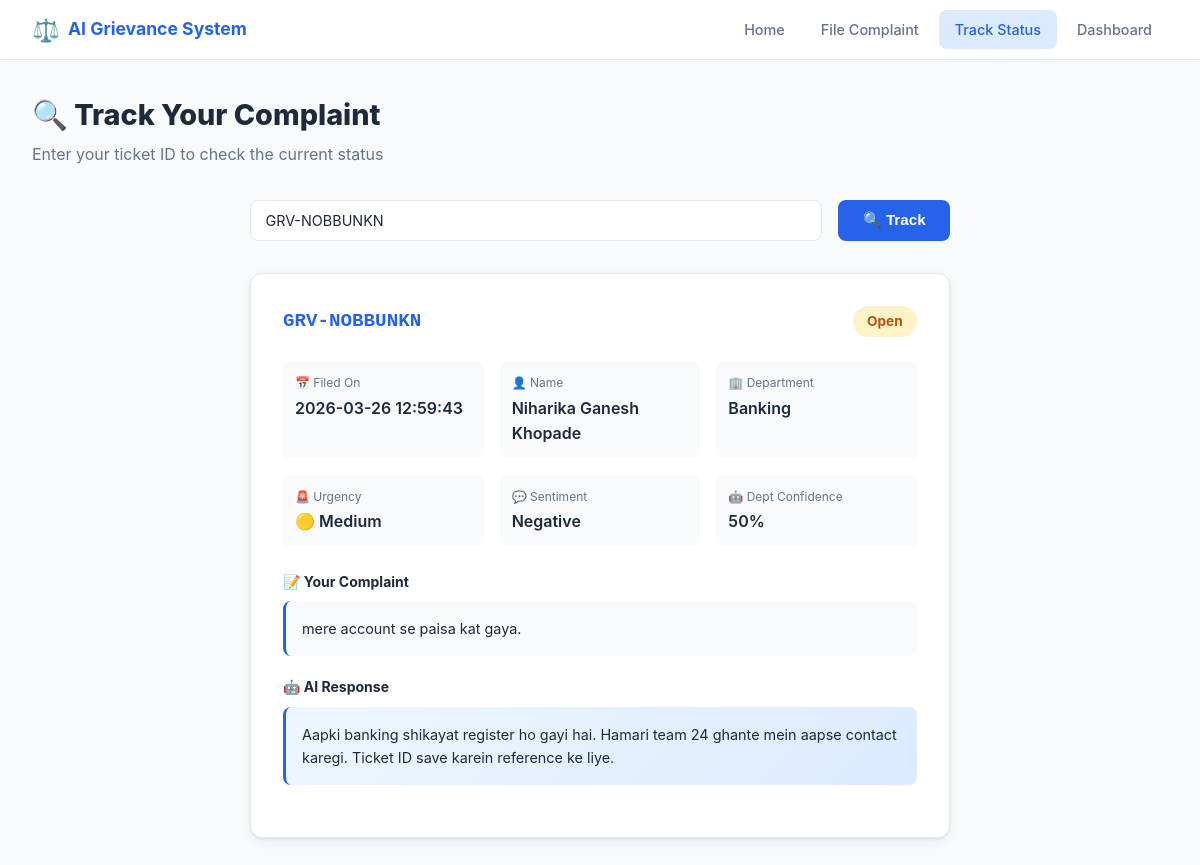
/track?id=GRV-NOBBUNKN, run on the app's committed database.
### tables this page shows
CREATE TABLE grievances (
            id INTEGER PRIMARY KEY AUTOINCREMENT,
            ticket_id TEXT UNIQUE,
            name TEXT,
            email TEXT,
            phone TEXT,
            raw_text TEXT,
            department TEXT,
            dept_confidence INTEGER,
            sentiment TEXT,
            urgency TEXT,
            is_abusive INTEGER,
            auto_response TEXT,
            status TEXT DEFAULT 'Open',
            created_at TEXT
        );

### app.py (the view)
@app.route("/track")
def track():
    ticket_id = request.args.get("id", "")
    grievance = None
    if ticket_id:
        grievance = get_grievance_by_ticket(ticket_id)
    return render_template("track.html", grievance=grievance, ticket_id=ticket_id)

### app.py (called while the page is built)
def get_grievance_by_ticket(ticket_id: str):
    conn = sqlite3.connect(DB_PATH)
    conn.row_factory = sqlite3.Row
    c = conn.cursor()
    c.execute("SELECT * FROM grievances WHERE ticket_id = ?", (ticket_id,))
    row = c.fetchone()
    conn.close()
    return dict(row) if row else None

### templates/track.html (shortened to what this page needs)
<!DOCTYPE html>
<html lang="en">
<head>
<link rel="stylesheet" href="{{ url_for('static', filename='css/style.css') }}">
</head>
<body>
<nav class="navbar">
  <div class="nav-brand">
    <a href="/" style="text-decoration:none;color:inherit;display:flex;align-items:center;gap:0.5rem">
      <span class="nav-logo">⚖️</span><span>AI Grievance System</span>
    </a>
  </div>
  <div class="nav-links">
    <a href="/">Home</a>
    <a href="/submit">File Complaint</a>
    <a href="/track" class="active">Track Status</a>
    <a href="/dashboard">Dashboard</a>
  </div>
</nav>
<div class="page-container">
  <div class="page-header">
    <h1>🔍 Track Your Complaint</h1>
    <p>Enter your ticket ID to check the current status</p>
  </div>
  <div class="track-container">
    <div class="track-search">
      <input type="text" id="ticket-input" placeholder="Enter Ticket ID (e.g. GRV-AB12CD34)"
             class="form-input" value="{{ ticket_id }}"
             onkeydown="if(event.key==='Enter') searchTicket()">
      <button class="btn btn-primary" onclick="searchTicket()">🔍 Track</button>
    </div>
    {% if grievance %}
    <div class="track-result">
      <div class="tr-header">
        <div class="tr-ticket">{{ grievance.ticket_id }}</div>
        <div class="tr-status status-{{ grievance.status.lower().replace(' ', '-') }}">{{ grievance.status }}</div>
      </div>
      <div class="tr-grid">
        <div class="tr-item">
          <div class="tri-label">📅 Filed On</div>
          <div class="tri-value">{{ grievance.created_at }}</div>
        </div>
        <div class="tr-item">
          <div class="tri-label">👤 Name</div>
          <div class="tri-value">{{ grievance.name }}</div>
        </div>
        <div class="tr-item">
          <div class="tri-label">🏢 Department</div>
          <div class="tri-value">{{ grievance.department }}</div>
        </div>
        <div class="tr-item">
          <div class="tri-label">🚨 Urgency</div>
          <div class="tri-value urgency-{{ grievance.urgency }}">
            {% if grievance.urgency == 'high' %}🔴{% elif grievance.urgency == 'medium' %}🟡{% else %}🟢{% endif %}
            {{ grievance.urgency | title }}
          </div>
        </div>
        <div class="tr-item">
          <div class="tri-label">💬 Sentiment</div>
          <div class="tri-value">{{ grievance.sentiment | title }}</div>
        </div>
        <div class="tr-item">
          <div class="tri-label">🤖 Dept Confidence</div>
          <div class="tri-value">{{ grievance.dept_confidence }}%</div>
        </div>
      </div>
      <div class="tr-complaint">
        <div class="trc-label">📝 Your Complaint</div>
        <div class="trc-text">{{ grievance.raw_text }}</div>
      </div>
      <div class="tr-response">
        <div class="trr-label">🤖 AI Response</div>
        <div class="trr-text">{{ grievance.auto_response }}</div>
      </div>
    </div>
    {% endif %}
  </div>
</div>
</body>
</html>

### static/css/style.css (style rules this page uses)
:root { --primary: #2563eb; --primary-dark: #1d4ed8; --primary-light: #dbeafe; --accent: #f59e0b; --danger: #ef4444; --success: #22c55e; --warning: #f59e0b; --bg: #f8fafc; --surface: #ffffff; --border: #e2e8f0; --text: #1e293b; --text-muted: #64748b; --radius: 12px; --shadow: 0 1px 3px rgba(0,0,0,0.08), 0 4px 12px rgba(0,0,0,0.06); --shadow-lg: 0 10px 40px rgba(0,0,0,0.12); }
* { box-sizing: border-box; margin: 0; padding: 0; }
body { font-family: -apple-system, BlinkMacSystemFont, 'Segoe UI', Roboto, sans-serif; background: var(--bg); color: var(--text); line-height: 1.6; }
.navbar { background: var(--surface); border-bottom: 1px solid var(--border); padding: 0 2rem; display: flex; align-items: center; justify-content: space-between; height: 60px; position: sticky; top: 0; z-index: 100; box-shadow: 0 1px 3px rgba(0,0,0,0.05); }
.nav-brand { display: flex; align-items: center; gap: 0.5rem; font-weight: 700; font-size: 1.1rem; color: var(--primary); }
.nav-logo { font-size: 1.4rem; }
.nav-links { display: flex; gap: 0.25rem; }
.nav-links a { text-decoration: none; color: var(--text-muted); padding: 0.5rem 1rem; border-radius: 8px; font-size: 0.9rem; font-weight: 500; transition: all 0.15s; }
.nav-links a:hover, .nav-links a.active { background: var(--primary-light); color: var(--primary); }
.btn { display: inline-flex; align-items: center; gap: 0.4rem; padding: 0.6rem 1.4rem; border-radius: 8px; font-weight: 600; font-size: 0.95rem; cursor: pointer; border: 2px solid transparent; text-decoration: none; transition: all 0.15s; }
.btn-primary { background: var(--primary); color: white; }
.page-container { max-width: 1200px; margin: 0 auto; padding: 2rem; }
.page-header { margin-bottom: 2rem; }
.page-header h1 { font-size: 1.8rem; font-weight: 800; margin-bottom: 0.25rem; }
.page-header p { color: var(--text-muted); }
.form-input { width: 100%; padding: 0.6rem 0.9rem; border: 1.5px solid var(--border); border-radius: 8px; font-size: 0.9rem; font-family: inherit; background: var(--surface); color: var(--text); transition: border-color 0.15s; }
.track-container { max-width: 700px; margin: 0 auto; }
.track-search { display: flex; gap: 1rem; margin-bottom: 2rem; }
.track-search .form-input { flex: 1; }
.track-result { background: var(--surface); border: 1px solid var(--border); border-radius: var(--radius); padding: 2rem; box-shadow: var(--shadow); }
.tr-header { display: flex; justify-content: space-between; align-items: center; margin-bottom: 1.5rem; }
.tr-ticket { font-family: monospace; font-size: 1.2rem; font-weight: 700; color: var(--primary); }
.tr-status { padding: 0.3rem 0.9rem; border-radius: 20px; font-size: 0.85rem; font-weight: 700; }
.status-open { background: #fef3c7; color: #b45309; }
.tr-grid { display: grid; grid-template-columns: repeat(3, 1fr); gap: 1rem; margin-bottom: 1.5rem; }
.tr-item { background: var(--bg); border-radius: 8px; padding: 0.75rem; }
.tri-label { font-size: 0.75rem; color: var(--text-muted); margin-bottom: 0.2rem; }
.tri-value { font-weight: 600; }
.tr-complaint, .tr-response { margin-bottom: 1.25rem; }
.trc-label, .trr-label { font-weight: 700; font-size: 0.875rem; margin-bottom: 0.5rem; }
.trc-text { background: var(--bg); border-radius: 8px; padding: 1rem; font-size: 0.9rem; border-left: 3px solid var(--primary); }
.trr-text { background: linear-gradient(135deg, #eff6ff, #dbeafe); border-radius: 8px; padding: 1rem; font-size: 0.9rem; border-left: 3px solid var(--primary); }

### data on the page
grievances: ticket_id "GRV-NOBBUNKN", status "Open", created_at "2026-03-26 12:59:43", name "Niharika Ganesh Khopade", department "Banking", urgency "Medium", sentiment "Negative", dept_confidence "50", raw_text "mere account se paisa kat gaya.", auto_response "Aapki banking shikayat register ho gayi hai. Hamari team 24 ghante mein aapse contact karegi. Ticket ID save karein reference ke liye."
